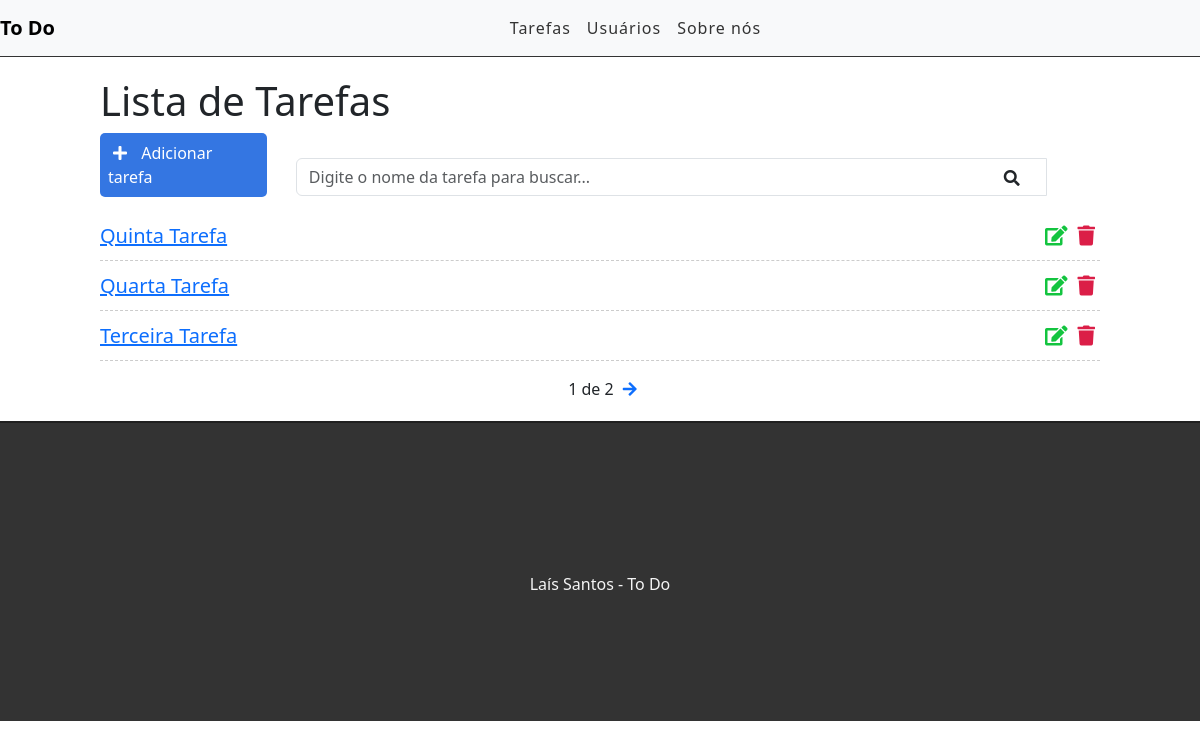
/, run on an earlier commit of the app's database.
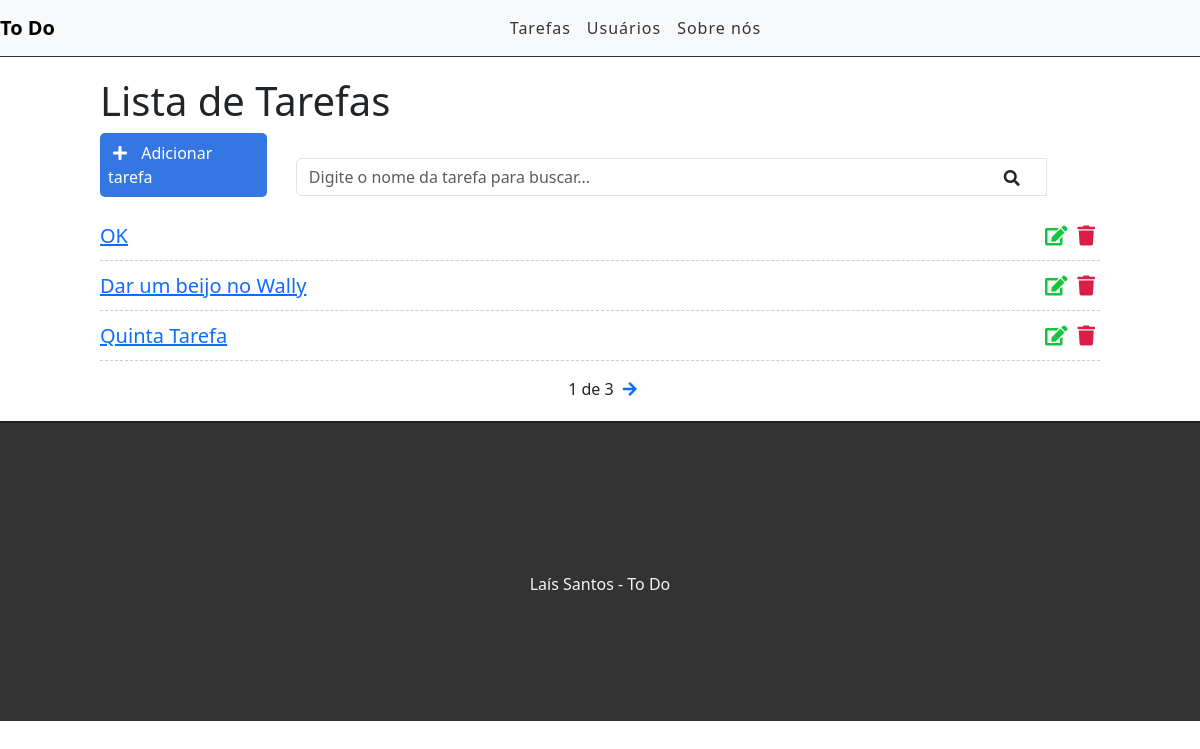
And on a later commit of the database.
### tasks/models.py (models this page shows, shortened)
class Task(models.Model):
    STATUS = (
        ("doing", 'Doing'),
        ("done", 'Done'),
    )
    title = models.CharField(max_length=255)
    description = models.TextField()
    done = models.CharField(
        max_length=5,
        choices=STATUS, #Choices -> é um select
    )
    created_at = models.DateTimeField(auto_now_add=True) #Dia, mês, ano e hoário. Atualiza assim que o registro for criado
    updated_at = models.DateTimeField(auto_now=True) #Sempre que atualiza

### tasks/views.py (the view)
# urls.py: path('', views.taskList, name='task-list'),
def taskList(request):
    tasks_list = Task.objects.all().order_by('-created_at')
    paginator = Paginator(tasks_list, 3) #para caso tenha mais de 3 páginas vão ser separados para a outra página
    page = request.GET.get('page')
    tasks = paginator.get_page(page) #vai mostrar 3 ná página que estã, página 1, 2...
    return render(request, 'tasks/list.html', {'tasks':tasks})

### tasks/templates/tasks/list.html (shortened to what this page needs)
{% extends 'base.html' %}
{% block conteudo %}
<div class="offset-1 col-10 list-div">
    <h1>Lista de Tarefas</h1>
    <a id="add-link" href="newtask/">
        <div class="col-2 add-div">
            <i class="fas fa-plus"></i> Adicionar tarefa
        </div>
    </a>
    <div class="col-9 search-div">
        <div class="input-group">
            <input class="form-control" type="text" id="search" name="search" placeholder="Digite o nome da tarefa para buscar...">
            <div class="input-group-append">
                <i class="fas fa-search"></i>
            </div>
        </div>
    </div>
    <ul class="task-list">
        {% for task in tasks %}
        <li class="task-item">
            <span><a href="/task/{{task.id}}">{{task.title}}</a></span>
            <a href="delete/{{task.id}}" class="delete-btn"><span><i class="fas fa-trash"></i></span></a>
            <a href="edit/{{task.id}}"><span><i class="fas fa-edit"></i></span></a>
        </li>
        {% endfor %}
    </ul>
    <div class="pagination">
        <span class="step-links">
            <span class="current">
                {{ tasks.number }} de {{ tasks.paginator.num_pages }}
            </span>
            {% if tasks.has_next %}
                <a href="?page={{ tasks.next_page_number }}"><i class="fas fa-arrow-right"></i></a>
            {% endif %}
        </span>
    </div>
</div>
{% endblock %}

### tasks/templates/base.html (shortened to what this page needs)
{% load static %}
<!DOCTYPE html>
<html lang="en">
<head>
    <link rel="stylesheet" href="https://cdn.jsdelivr.net/npm/bootstrap@5.3.2/dist/css/bootstrap.min.css">
    <link rel="stylesheet" href="https://use.fontawesome.com/releases/v5.7.2/css/all.css">
    <link rel="stylesheet" href="{% static "css/style.css" %}">
</head>
<body>
    <div class="container-fluid">
        <nav class="navbar navbar-expand-lg navbar-light bg-light">
            <a class="navbar-brand" href="/">To Do</a>
            <div class="collapse navbar-collapse" id="navbarSupportedContent">
                <ul class="navbar-nav">
                    <li class="nav-item">
                        <a class="nav-link" href="#">Tarefas</a>
                    </li>
                    <li class="nav-item">
                        <a class="nav-link" href="#">Usuários</a>
                    </li>
                    <li class="nav-item">
                        <a class="nav-link" href="#">Sobre nós</a>
                    </li>
                </ul>
            </div>
        </nav>
        {% block conteudo %}
        {% endblock %}
        <footer>
            <p>Laís Santos - To Do </p>
        </footer>
    </div>
</body>
</html>

### tasks/static/css/style.css (style rules this page uses)
.container-fluid { padding: 0; }
.navbar { border-bottom: 1px solid #333; margin-bottom: 20px; }
.navbar-nav { margin: auto; }
.navbar-brand { font-weight: bold; }
.navbar-light .navbar-nav a.nav-link { color: #333; letter-spacing: 1px; }
#add-link { text-decoration: none; }
.add-div { background-color: #3476e2; cursor: pointer; display: inline-block; color: #FFF; padding: 8px; border-radius: 5px; margin-right: 25px; }
.fas.fa-plus { color: #FFF; margin-right: 10px; margin-left: 5px; }
.fas.fa-search { position: absolute; top: 12px; right: 26px; }
.search-div { padding: 0; margin-top: 15px; margin-bottom: 15px; display: inline-block; }
.list-div { padding: 0; }
.task-list { padding-left: 0; }
.task-item { list-style: none; font-size: 20px; height: 50px; padding-top: 10px; border-bottom: 1px dashed #CCC; }
.fas.fa-trash { color: #db1e47; cursor: pointer; margin: 5px; font-size: 20px; float: right; }
.fas.fa-edit { color: #13c43f; cursor: pointer; margin: 5px; font-size: 20px; float: right; }
footer { background-color: #333; height: 300px; border-top: 2px solid #202020; }
footer p { color: #f5f5f5; text-align: center; top: 50%; position: relative; }
.pagination { margin-bottom: 20px; }
.step-links { position: relative; margin-left: auto; margin-right: auto; }
.step-links .current { margin-left: 5px; margin-right: 5px; }

What changed in the data, as far as the page shows it:
no longer on this page (row unchanged): Task: title "Quarta Tarefa"
no longer on this page (row unchanged): Task: title "Terceira Tarefa"
added Task: title "OK"
added Task: title "Dar um beijo no Wally"
Also different on the page:
{{ tasks.paginator.num_pages }}: "2" → "3"
